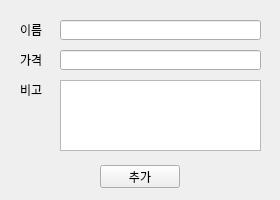
<?xml version="1.0" encoding="UTF-8"?>
<ui version="4.0">
 <class>Form</class>
 <widget class="QWidget" name="Form">
  <property name="geometry">
   <rect>
    <x>0</x>
    <y>0</y>
    <width>280</width>
    <height>200</height>
   </rect>
  </property>
  <property name="windowTitle">
   <string>Form</string>
  </property>
  <widget class="QLabel" name="label">
   <property name="geometry">
    <rect>
     <x>20</x>
     <y>20</y>
     <width>31</width>
     <height>20</height>
    </rect>
   </property>
   <property name="text">
    <string>이름</string>
   </property>
  </widget>
  <widget class="QLabel" name="label_2">
   <property name="geometry">
    <rect>
     <x>20</x>
     <y>50</y>
     <width>31</width>
     <height>20</height>
    </rect>
   </property>
   <property name="text">
    <string>가격</string>
   </property>
  </widget>
  <widget class="QLabel" name="label_3">
   <property name="geometry">
    <rect>
     <x>20</x>
     <y>80</y>
     <width>31</width>
     <height>20</height>
    </rect>
   </property>
   <property name="text">
    <string>비고</string>
   </property>
  </widget>
  <widget class="QPushButton" name="addBtn">
   <property name="geometry">
    <rect>
     <x>100</x>
     <y>165</y>
     <width>80</width>
     <height>23</height>
    </rect>
   </property>
   <property name="text">
    <string>추가</string>
   </property>
  </widget>
  <widget class="QLineEdit" name="nameEnt">
   <property name="geometry">
    <rect>
     <x>60</x>
     <y>20</y>
     <width>201</width>
     <height>20</height>
    </rect>
   </property>
  </widget>
  <widget class="QLineEdit" name="priceEnt">
   <property name="geometry">
    <rect>
     <x>60</x>
     <y>50</y>
     <width>201</width>
     <height>20</height>
    </rect>
   </property>
  </widget>
  <widget class="QPlainTextEdit" name="noteEnt">
   <property name="geometry">
    <rect>
     <x>60</x>
     <y>80</y>
     <width>201</width>
     <height>71</height>
    </rect>
   </property>
   <property name="plainText">
    <string/>
   </property>
  </widget>
 </widget>
 <resources/>
 <connections/>
</ui>
